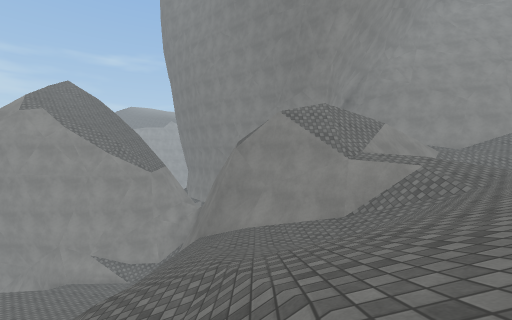
[1] (above)

19 first-person views from a walk through a Unity game level. The camera is 1.3 m above the floor, tilts 2° down and sees 90° across. The floor is counted in squares, 2 m on a side. Each view is taken from the middle of a square. On the plan, view 1 faces up. The plan holds only what a view shows up to about 9 squares ahead; the rest is blank. The place goes on beyond the plan. Surface patterns are stand-ins for the level's own textures.

[2]
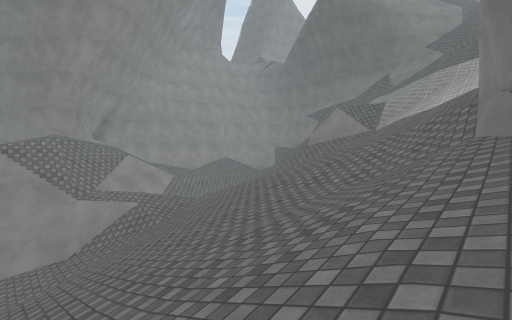

[3]
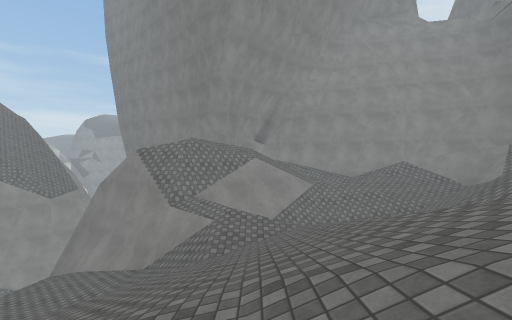

[4]
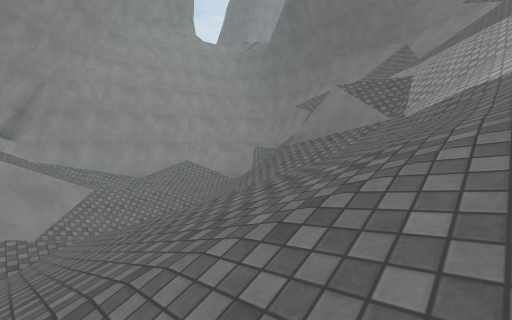

[5]
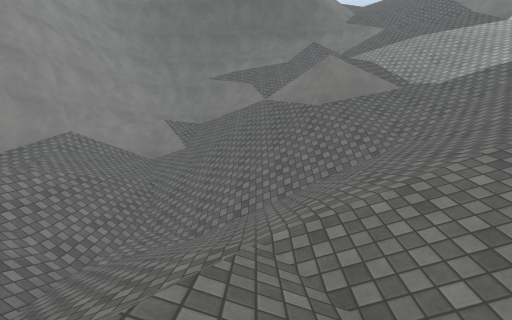

[6]
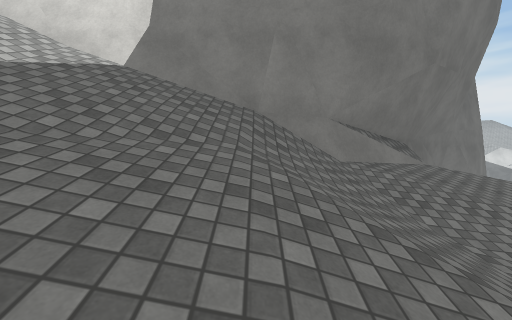

[7]
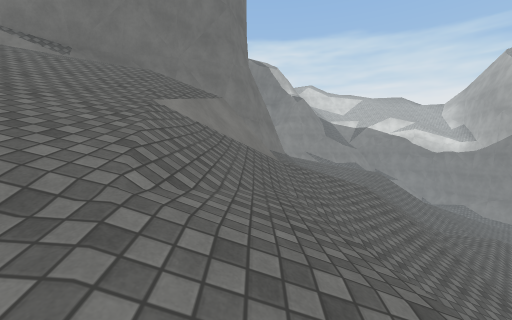

[8]
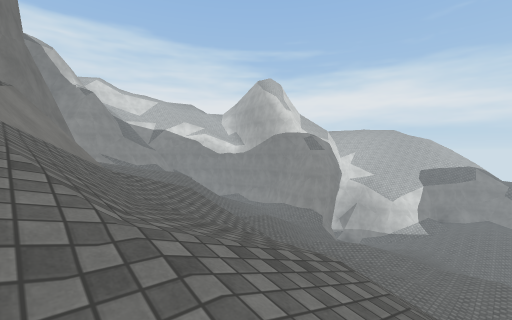

[9]
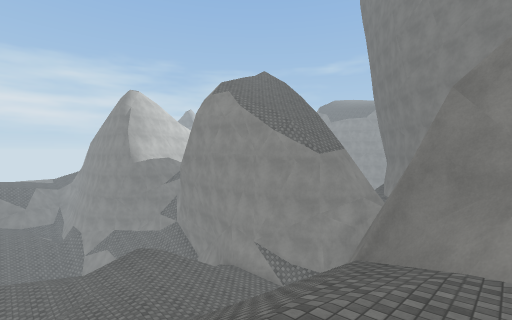

[10]
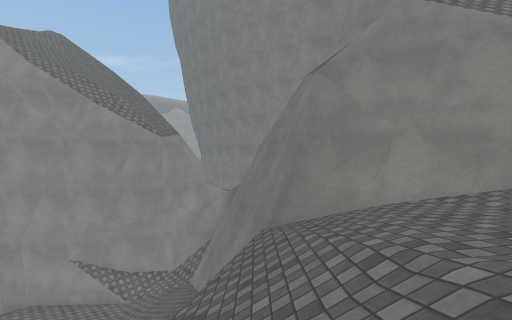

[11]
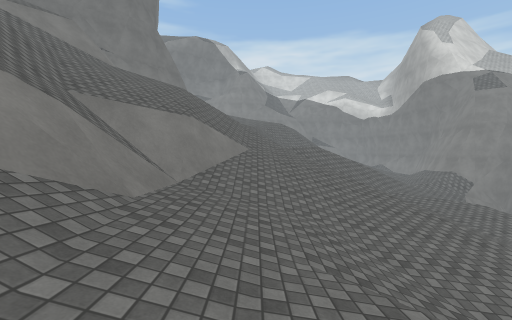

[12]
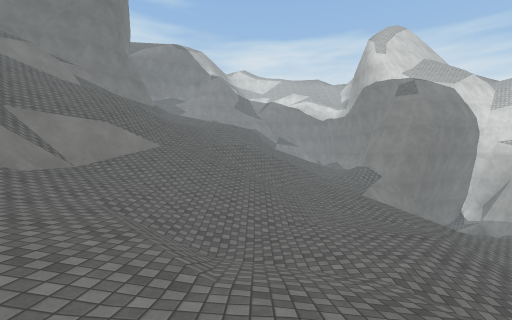

[13]
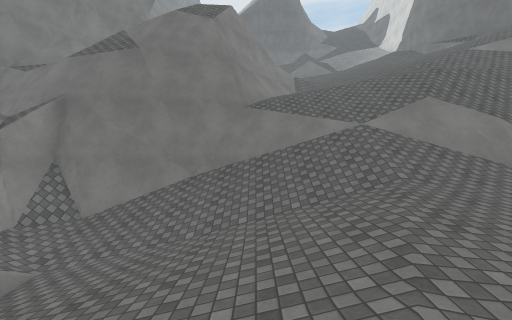

[14]
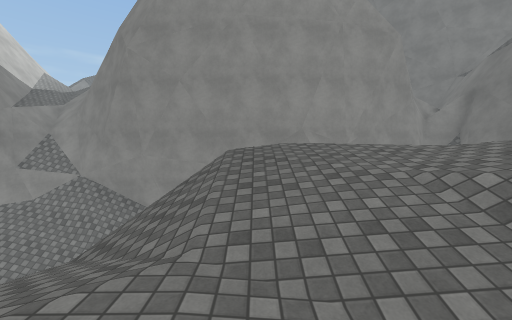

[15]
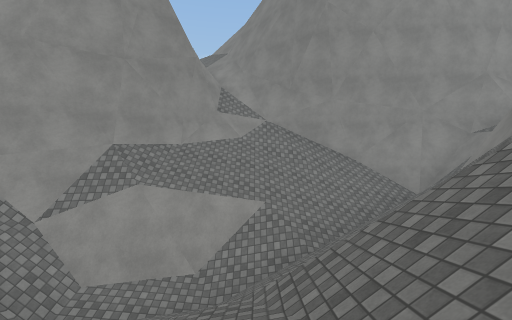

[16]
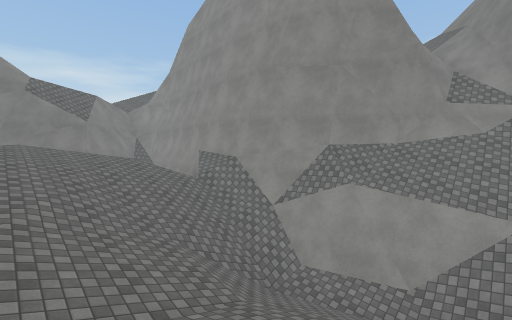

[17]
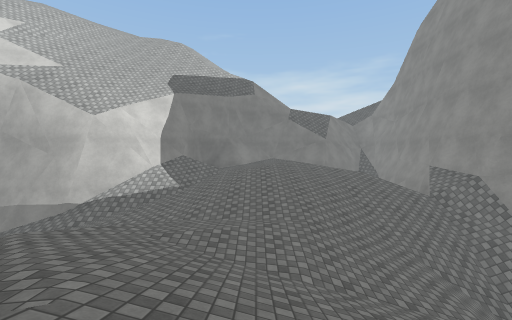

[18]
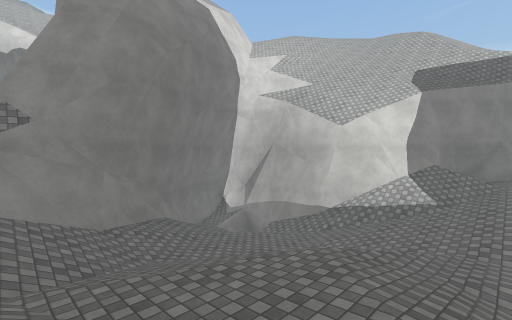

[19]
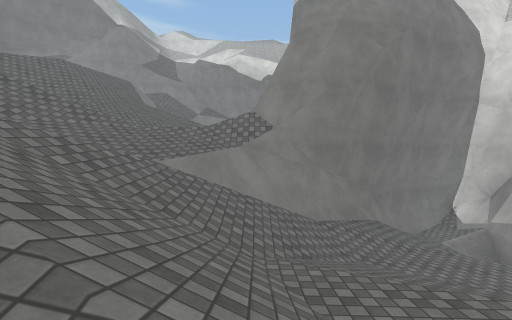

### Floor plan
Key: @ floor where view 1 was taken; # wall or solid block; . main floor; : floor 0.75 m higher than the main floor; - floor 1 m lower than the main floor; + floor 1.5 m higher than the main floor; _ floor 2.5 m lower than the main floor; * floor 3 m higher than the main floor; < floor 3.25 m lower than the main floor; ( floor 4 m lower than the main floor; ! floor 5 m lower than the main floor; % floor 6.25 m higher than the main floor; & floor 7 m higher than the main floor; ? floor 8 m lower than the main floor; $ floor 8 m higher than the main floor; / step, stairs or slope; = window, fence, low wall or low ledge; ^ raised ledge; v drop or lower ground.
Columns run from 24 left of view 1 to 12 right of it. Each row starts with its distance up from view 1.
 15                       vv#
 14                      ^v/
 13        ##          ###v/
 12       ########   #####v#          ###
 11      ##//////#####=//###      // ///#
 10     ##///////////..//##v///   #=/////
  9    ##<v#/////##=//.//###v////##//////
  8 ########//// #v+/////#####//##//$////
  7 /==///?/// // /+++///=///##//////////
  6  =//////// /////:++/////%&//////////
  5 </////////  /..//++//////&//////////=
  4 _//////    /....//+/#//////////////#v
  3 _////////  /...///++#//////////////#/
  2 __//((//////-.//////=////////////////
  1 <///((//////--/////##////////////////
  0 ///////<<///../////=////@////////////
 -1 #//!! //<///.. /////////#////////////
 -2 ##//// //////.  ///////##////########
 -3  ##/!!!//////////*// /$#   /##
 -4   #//!//#=//////**/        ##
 -5   #=///##//./            ###
 -6   #///####
 -7  ##//##     //////
 -8  #####      //////

Where each view was taken, in squares from view 1:
view 1: 0 up, 0 right, facing up
view 2: 2 down, 1 right, facing up-right
view 3: 0 up, 5 right, facing up
view 4: 0 up, 5 right, facing up-right
view 5: 6 up, 4 right, facing right
view 6: 2 up, 7 right, facing down
view 7: 4 up, 1 left, facing down
view 8: 4 up, 0 right, facing down-left
view 9: 4 up, 0 right, facing up-left
view 10: 4 up, 2 left, facing up
view 11: 6 up, 6 left, facing down
view 12: 8 up, 9 left, facing down
view 13: 8 up, 9 left, facing right
view 14: 4 up, 10 left, facing up
view 15: 3 up, 16 left, facing up
view 16: 3 up, 16 left, facing up-left
view 17: 2 up, 15 left, facing left
view 18: 1 up, 15 left, facing down-left
view 19: 1 up, 15 left, facing down
